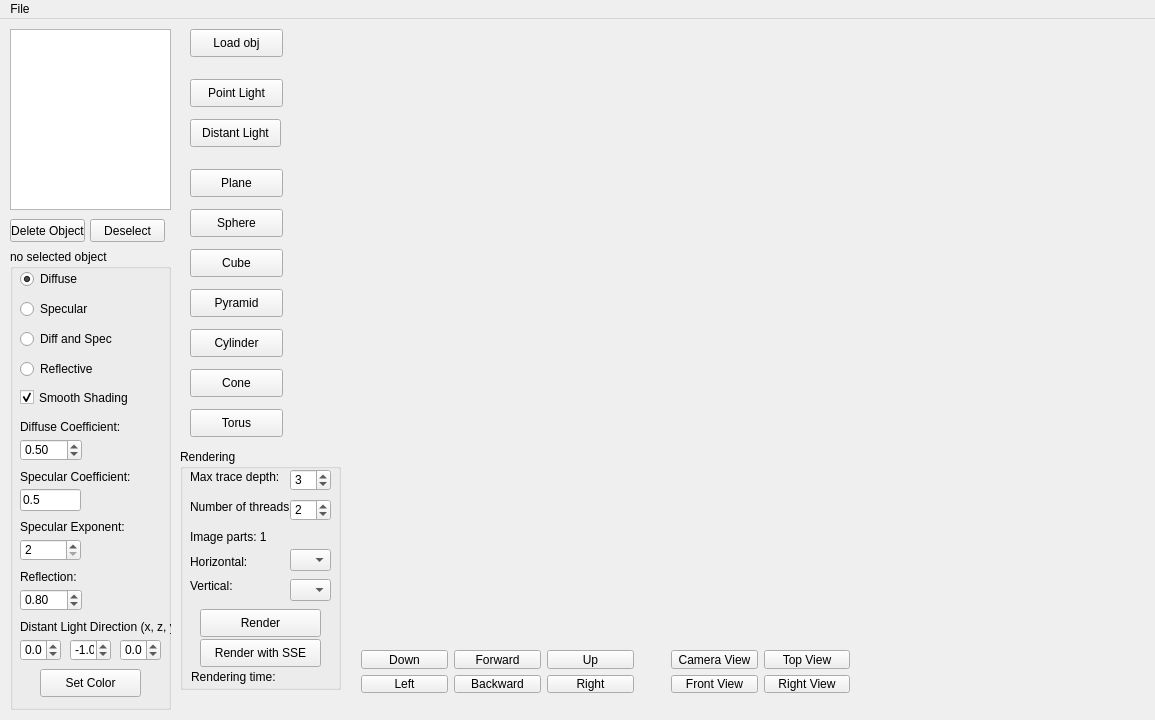
<?xml version="1.0" encoding="UTF-8"?>
<ui version="4.0">
 <class>MainWindow</class>
 <widget class="QMainWindow" name="MainWindow">
  <property name="enabled">
   <bool>true</bool>
  </property>
  <property name="geometry">
   <rect>
    <x>0</x>
    <y>0</y>
    <width>1155</width>
    <height>720</height>
   </rect>
  </property>
  <property name="sizePolicy">
   <sizepolicy hsizetype="Fixed" vsizetype="Fixed">
    <horstretch>0</horstretch>
    <verstretch>0</verstretch>
   </sizepolicy>
  </property>
  <property name="minimumSize">
   <size>
    <width>1155</width>
    <height>720</height>
   </size>
  </property>
  <property name="maximumSize">
   <size>
    <width>1155</width>
    <height>720</height>
   </size>
  </property>
  <property name="windowTitle">
   <string>MainWindow</string>
  </property>
  <widget class="QWidget" name="centralWidget">
   <widget class="GLWidget" name="glWidget" native="true">
    <property name="geometry">
     <rect>
      <x>350</x>
      <y>10</y>
      <width>800</width>
      <height>600</height>
     </rect>
    </property>
    <property name="sizePolicy">
     <sizepolicy hsizetype="Fixed" vsizetype="Fixed">
      <horstretch>0</horstretch>
      <verstretch>0</verstretch>
     </sizepolicy>
    </property>
    <property name="toolTip">
     <string extracomment="Spot light angle"/>
    </property>
   </widget>
   <widget class="QWidget" name="layoutWidget">
    <property name="geometry">
     <rect>
      <x>350</x>
      <y>620</y>
      <width>295</width>
      <height>65</height>
     </rect>
    </property>
    <layout class="QGridLayout" name="MoveCameraGrid">
     <item row="0" column="2">
      <widget class="QPushButton" name="moveUpButton">
       <property name="text">
        <string>Up</string>
       </property>
      </widget>
     </item>
     <item row="0" column="1">
      <widget class="QPushButton" name="moveForwardButton">
       <property name="text">
        <string>Forward</string>
       </property>
      </widget>
     </item>
     <item row="1" column="0">
      <widget class="QPushButton" name="moveLeftButton">
       <property name="text">
        <string>Left</string>
       </property>
      </widget>
     </item>
     <item row="1" column="1">
      <widget class="QPushButton" name="moveBackwardButton">
       <property name="text">
        <string>Backward</string>
       </property>
      </widget>
     </item>
     <item row="1" column="2">
      <widget class="QPushButton" name="moveRightButton">
       <property name="text">
        <string>Right</string>
       </property>
      </widget>
     </item>
     <item row="0" column="0">
      <widget class="QPushButton" name="moveDownButton">
       <property name="text">
        <string>Down</string>
       </property>
      </widget>
     </item>
    </layout>
   </widget>
   <widget class="QListWidget" name="objectListWidget">
    <property name="geometry">
     <rect>
      <x>10</x>
      <y>10</y>
      <width>161</width>
      <height>181</height>
     </rect>
    </property>
   </widget>
   <widget class="QGroupBox" name="propertiesGroupBox">
    <property name="enabled">
     <bool>true</bool>
    </property>
    <property name="geometry">
     <rect>
      <x>10</x>
      <y>230</y>
      <width>161</width>
      <height>461</height>
     </rect>
    </property>
    <property name="title">
     <string>no selected object</string>
    </property>
    <widget class="QPushButton" name="setColorButton">
     <property name="enabled">
      <bool>true</bool>
     </property>
     <property name="geometry">
      <rect>
       <x>30</x>
       <y>420</y>
       <width>101</width>
       <height>28</height>
      </rect>
     </property>
     <property name="text">
      <string>Set Color</string>
     </property>
    </widget>
    <widget class="QRadioButton" name="reflectiveRadioButton">
     <property name="geometry">
      <rect>
       <x>10</x>
       <y>110</y>
       <width>95</width>
       <height>20</height>
      </rect>
     </property>
     <property name="text">
      <string>Reflective</string>
     </property>
    </widget>
    <widget class="QRadioButton" name="specularRadioButton">
     <property name="geometry">
      <rect>
       <x>10</x>
       <y>50</y>
       <width>95</width>
       <height>20</height>
      </rect>
     </property>
     <property name="text">
      <string>Specular</string>
     </property>
    </widget>
    <widget class="QRadioButton" name="diffuseAndSpecularRadioButton">
     <property name="geometry">
      <rect>
       <x>10</x>
       <y>80</y>
       <width>121</width>
       <height>20</height>
      </rect>
     </property>
     <property name="toolTip">
      <string extracomment="Diffuse and Specular"/>
     </property>
     <property name="text">
      <string>Diff and Spec</string>
     </property>
    </widget>
    <widget class="QRadioButton" name="diffuseRadioButton">
     <property name="geometry">
      <rect>
       <x>10</x>
       <y>20</y>
       <width>95</width>
       <height>20</height>
      </rect>
     </property>
     <property name="text">
      <string>Diffuse</string>
     </property>
     <property name="checked">
      <bool>true</bool>
     </property>
    </widget>
    <widget class="QDoubleSpinBox" name="diffuseDoubleSpinBox">
     <property name="geometry">
      <rect>
       <x>10</x>
       <y>190</y>
       <width>62</width>
       <height>22</height>
      </rect>
     </property>
     <property name="minimum">
      <double>0.000000000000000</double>
     </property>
     <property name="maximum">
      <double>1.000000000000000</double>
     </property>
     <property name="singleStep">
      <double>0.010000000000000</double>
     </property>
     <property name="value">
      <double>0.500000000000000</double>
     </property>
    </widget>
    <widget class="QLabel" name="diffuseCoefficientLabel">
     <property name="geometry">
      <rect>
       <x>10</x>
       <y>170</y>
       <width>141</width>
       <height>16</height>
      </rect>
     </property>
     <property name="sizePolicy">
      <sizepolicy hsizetype="Preferred" vsizetype="Preferred">
       <horstretch>0</horstretch>
       <verstretch>0</verstretch>
      </sizepolicy>
     </property>
     <property name="text">
      <string>Diffuse Coefficient:</string>
     </property>
    </widget>
    <widget class="QLabel" name="specularCoefficientLabel">
     <property name="geometry">
      <rect>
       <x>10</x>
       <y>220</y>
       <width>141</width>
       <height>16</height>
      </rect>
     </property>
     <property name="text">
      <string>Specular Coefficient:</string>
     </property>
    </widget>
    <widget class="QLabel" name="specularExponentLabel">
     <property name="geometry">
      <rect>
       <x>10</x>
       <y>270</y>
       <width>141</width>
       <height>16</height>
      </rect>
     </property>
     <property name="text">
      <string>Specular Exponent:</string>
     </property>
    </widget>
    <widget class="QSpinBox" name="specularExponentSpinBox">
     <property name="enabled">
      <bool>true</bool>
     </property>
     <property name="geometry">
      <rect>
       <x>10</x>
       <y>290</y>
       <width>61</width>
       <height>22</height>
      </rect>
     </property>
     <property name="minimum">
      <number>2</number>
     </property>
     <property name="maximum">
      <number>2000</number>
     </property>
     <property name="singleStep">
      <number>1</number>
     </property>
    </widget>
    <widget class="QLineEdit" name="specularLineEdit">
     <property name="enabled">
      <bool>true</bool>
     </property>
     <property name="geometry">
      <rect>
       <x>10</x>
       <y>240</y>
       <width>61</width>
       <height>22</height>
      </rect>
     </property>
     <property name="text">
      <string>0.5</string>
     </property>
     <property name="readOnly">
      <bool>true</bool>
     </property>
    </widget>
    <widget class="QLabel" name="reflectionLabel">
     <property name="geometry">
      <rect>
       <x>10</x>
       <y>320</y>
       <width>141</width>
       <height>16</height>
      </rect>
     </property>
     <property name="text">
      <string>Reflection:</string>
     </property>
    </widget>
    <widget class="QDoubleSpinBox" name="reflectionDoubleSpinBox">
     <property name="geometry">
      <rect>
       <x>10</x>
       <y>340</y>
       <width>62</width>
       <height>22</height>
      </rect>
     </property>
     <property name="maximum">
      <double>1.000000000000000</double>
     </property>
     <property name="singleStep">
      <double>0.100000000000000</double>
     </property>
     <property name="value">
      <double>0.800000000000000</double>
     </property>
    </widget>
    <widget class="QCheckBox" name="SmoothShadingCheckBox">
     <property name="geometry">
      <rect>
       <x>10</x>
       <y>140</y>
       <width>141</width>
       <height>17</height>
      </rect>
     </property>
     <property name="minimumSize">
      <size>
       <width>140</width>
       <height>0</height>
      </size>
     </property>
     <property name="text">
      <string>Smooth Shading</string>
     </property>
     <property name="checked">
      <bool>true</bool>
     </property>
    </widget>
    <widget class="QLabel" name="distantLightDirectionLabel">
     <property name="geometry">
      <rect>
       <x>10</x>
       <y>370</y>
       <width>151</width>
       <height>16</height>
      </rect>
     </property>
     <property name="minimumSize">
      <size>
       <width>151</width>
       <height>0</height>
      </size>
     </property>
     <property name="text">
      <string>Distant Light Direction (x, z, y):</string>
     </property>
    </widget>
    <widget class="QDoubleSpinBox" name="distLightDirXDoubleSpinBox">
     <property name="geometry">
      <rect>
       <x>10</x>
       <y>390</y>
       <width>41</width>
       <height>22</height>
      </rect>
     </property>
     <property name="decimals">
      <number>1</number>
     </property>
     <property name="minimum">
      <double>-10.000000000000000</double>
     </property>
     <property name="maximum">
      <double>10.000000000000000</double>
     </property>
     <property name="singleStep">
      <double>1.000000000000000</double>
     </property>
     <property name="value">
      <double>0.000000000000000</double>
     </property>
    </widget>
    <widget class="QDoubleSpinBox" name="distLightDirYDoubleSpinBox">
     <property name="geometry">
      <rect>
       <x>60</x>
       <y>390</y>
       <width>41</width>
       <height>22</height>
      </rect>
     </property>
     <property name="decimals">
      <number>1</number>
     </property>
     <property name="minimum">
      <double>-10.000000000000000</double>
     </property>
     <property name="maximum">
      <double>10.000000000000000</double>
     </property>
     <property name="singleStep">
      <double>1.000000000000000</double>
     </property>
     <property name="value">
      <double>-1.000000000000000</double>
     </property>
    </widget>
    <widget class="QDoubleSpinBox" name="distLightDirZDoubleSpinBox">
     <property name="geometry">
      <rect>
       <x>110</x>
       <y>390</y>
       <width>41</width>
       <height>22</height>
      </rect>
     </property>
     <property name="decimals">
      <number>1</number>
     </property>
     <property name="minimum">
      <double>-10.000000000000000</double>
     </property>
     <property name="maximum">
      <double>10.000000000000000</double>
     </property>
     <property name="singleStep">
      <double>1.000000000000000</double>
     </property>
     <property name="value">
      <double>0.000000000000000</double>
     </property>
    </widget>
   </widget>
   <widget class="QGroupBox" name="groupBox">
    <property name="geometry">
     <rect>
      <x>180</x>
      <y>430</y>
      <width>161</width>
      <height>241</height>
     </rect>
    </property>
    <property name="title">
     <string>Rendering</string>
    </property>
    <widget class="QPushButton" name="renderButton">
     <property name="geometry">
      <rect>
       <x>20</x>
       <y>160</y>
       <width>121</width>
       <height>28</height>
      </rect>
     </property>
     <property name="text">
      <string>Render</string>
     </property>
    </widget>
    <widget class="QLabel" name="labelTime">
     <property name="geometry">
      <rect>
       <x>10</x>
       <y>220</y>
       <width>141</width>
       <height>16</height>
      </rect>
     </property>
     <property name="text">
      <string>Rendering time:</string>
     </property>
     <property name="alignment">
      <set>Qt::AlignLeading|Qt::AlignLeft|Qt::AlignVCenter</set>
     </property>
     <property name="indent">
      <number>1</number>
     </property>
    </widget>
    <widget class="QLabel" name="label_7">
     <property name="geometry">
      <rect>
       <x>10</x>
       <y>20</y>
       <width>141</width>
       <height>16</height>
      </rect>
     </property>
     <property name="text">
      <string>Max trace depth:</string>
     </property>
    </widget>
    <widget class="QSpinBox" name="maxTraceDepthSpinBox">
     <property name="geometry">
      <rect>
       <x>110</x>
       <y>20</y>
       <width>41</width>
       <height>22</height>
      </rect>
     </property>
     <property name="minimum">
      <number>1</number>
     </property>
     <property name="maximum">
      <number>100</number>
     </property>
     <property name="value">
      <number>3</number>
     </property>
    </widget>
    <widget class="QLabel" name="label_9">
     <property name="geometry">
      <rect>
       <x>10</x>
       <y>50</y>
       <width>101</width>
       <height>16</height>
      </rect>
     </property>
     <property name="text">
      <string>Number of threads:</string>
     </property>
    </widget>
    <widget class="QSpinBox" name="spinBoxNumberOfThreads">
     <property name="geometry">
      <rect>
       <x>110</x>
       <y>50</y>
       <width>41</width>
       <height>22</height>
      </rect>
     </property>
     <property name="minimum">
      <number>1</number>
     </property>
     <property name="maximum">
      <number>4</number>
     </property>
     <property name="value">
      <number>2</number>
     </property>
    </widget>
    <widget class="QPushButton" name="pushSSEButton">
     <property name="geometry">
      <rect>
       <x>20</x>
       <y>190</y>
       <width>121</width>
       <height>28</height>
      </rect>
     </property>
     <property name="text">
      <string>Render with SSE</string>
     </property>
    </widget>
    <widget class="QLabel" name="imagePartsLabel">
     <property name="geometry">
      <rect>
       <x>10</x>
       <y>80</y>
       <width>100</width>
       <height>16</height>
      </rect>
     </property>
     <property name="minimumSize">
      <size>
       <width>100</width>
       <height>16</height>
      </size>
     </property>
     <property name="text">
      <string>Image parts: 1</string>
     </property>
    </widget>
    <widget class="QLabel" name="label_2">
     <property name="geometry">
      <rect>
       <x>10</x>
       <y>105</y>
       <width>81</width>
       <height>16</height>
      </rect>
     </property>
     <property name="minimumSize">
      <size>
       <width>81</width>
       <height>16</height>
      </size>
     </property>
     <property name="maximumSize">
      <size>
       <width>81</width>
       <height>16777215</height>
      </size>
     </property>
     <property name="text">
      <string>Horizontal:</string>
     </property>
    </widget>
    <widget class="QComboBox" name="imagePartsHComboBox">
     <property name="geometry">
      <rect>
       <x>110</x>
       <y>100</y>
       <width>41</width>
       <height>22</height>
      </rect>
     </property>
     <property name="minimumSize">
      <size>
       <width>41</width>
       <height>0</height>
      </size>
     </property>
     <property name="maximumSize">
      <size>
       <width>41</width>
       <height>16777215</height>
      </size>
     </property>
     <property name="currentText">
      <string/>
     </property>
     <property name="currentIndex">
      <number>-1</number>
     </property>
    </widget>
    <widget class="QComboBox" name="imagePartsVComboBox">
     <property name="geometry">
      <rect>
       <x>110</x>
       <y>130</y>
       <width>41</width>
       <height>22</height>
      </rect>
     </property>
     <property name="minimumSize">
      <size>
       <width>41</width>
       <height>0</height>
      </size>
     </property>
     <property name="maximumSize">
      <size>
       <width>41</width>
       <height>16777215</height>
      </size>
     </property>
     <property name="currentIndex">
      <number>-1</number>
     </property>
    </widget>
    <widget class="QLabel" name="label_3">
     <property name="geometry">
      <rect>
       <x>10</x>
       <y>130</y>
       <width>81</width>
       <height>13</height>
      </rect>
     </property>
     <property name="minimumSize">
      <size>
       <width>81</width>
       <height>0</height>
      </size>
     </property>
     <property name="maximumSize">
      <size>
       <width>81</width>
       <height>16777215</height>
      </size>
     </property>
     <property name="text">
      <string>Vertical:</string>
     </property>
    </widget>
   </widget>
   <widget class="QPushButton" name="deselectButton">
    <property name="geometry">
     <rect>
      <x>90</x>
      <y>200</y>
      <width>75</width>
      <height>23</height>
     </rect>
    </property>
    <property name="text">
     <string>Deselect</string>
    </property>
   </widget>
   <widget class="QPushButton" name="deleteObjectButton">
    <property name="geometry">
     <rect>
      <x>10</x>
      <y>200</y>
      <width>75</width>
      <height>23</height>
     </rect>
    </property>
    <property name="toolTip">
     <string extracomment="Delete selected object"/>
    </property>
    <property name="text">
     <string>Delete Object</string>
    </property>
   </widget>
   <widget class="QWidget" name="gridLayoutWidget">
    <property name="geometry">
     <rect>
      <x>660</x>
      <y>620</y>
      <width>201</width>
      <height>65</height>
     </rect>
    </property>
    <layout class="QGridLayout" name="gridLayout">
     <item row="1" column="1">
      <widget class="QPushButton" name="RightViewButton">
       <property name="text">
        <string>Right View</string>
       </property>
      </widget>
     </item>
     <item row="0" column="1">
      <widget class="QPushButton" name="TopViewButton">
       <property name="text">
        <string>Top View</string>
       </property>
      </widget>
     </item>
     <item row="0" column="0">
      <widget class="QPushButton" name="CameraViewButton">
       <property name="text">
        <string>Camera View</string>
       </property>
      </widget>
     </item>
     <item row="1" column="0">
      <widget class="QPushButton" name="FrontViewButton">
       <property name="text">
        <string>Front View</string>
       </property>
      </widget>
     </item>
    </layout>
   </widget>
   <widget class="QPushButton" name="addPlaneButton">
    <property name="geometry">
     <rect>
      <x>190</x>
      <y>150</y>
      <width>93</width>
      <height>28</height>
     </rect>
    </property>
    <property name="text">
     <string>Plane</string>
    </property>
   </widget>
   <widget class="QPushButton" name="addSphereButton">
    <property name="geometry">
     <rect>
      <x>190</x>
      <y>190</y>
      <width>93</width>
      <height>28</height>
     </rect>
    </property>
    <property name="text">
     <string>Sphere</string>
    </property>
   </widget>
   <widget class="QPushButton" name="addCubeButton">
    <property name="geometry">
     <rect>
      <x>190</x>
      <y>230</y>
      <width>93</width>
      <height>28</height>
     </rect>
    </property>
    <property name="text">
     <string>Cube</string>
    </property>
   </widget>
   <widget class="QPushButton" name="addPyramidButton">
    <property name="geometry">
     <rect>
      <x>190</x>
      <y>270</y>
      <width>93</width>
      <height>28</height>
     </rect>
    </property>
    <property name="text">
     <string>Pyramid</string>
    </property>
   </widget>
   <widget class="QPushButton" name="addPointLightButton">
    <property name="geometry">
     <rect>
      <x>190</x>
      <y>60</y>
      <width>93</width>
      <height>28</height>
     </rect>
    </property>
    <property name="text">
     <string>Point Light</string>
    </property>
   </widget>
   <widget class="QPushButton" name="addDistantLightButton">
    <property name="geometry">
     <rect>
      <x>190</x>
      <y>100</y>
      <width>91</width>
      <height>28</height>
     </rect>
    </property>
    <property name="text">
     <string>Distant Light</string>
    </property>
   </widget>
   <widget class="QPushButton" name="addObjButton">
    <property name="geometry">
     <rect>
      <x>190</x>
      <y>10</y>
      <width>93</width>
      <height>28</height>
     </rect>
    </property>
    <property name="text">
     <string>Load obj</string>
    </property>
   </widget>
   <widget class="QPushButton" name="addCylinderButton">
    <property name="geometry">
     <rect>
      <x>190</x>
      <y>310</y>
      <width>93</width>
      <height>28</height>
     </rect>
    </property>
    <property name="text">
     <string>Cylinder</string>
    </property>
   </widget>
   <widget class="QPushButton" name="addConeButton">
    <property name="geometry">
     <rect>
      <x>190</x>
      <y>350</y>
      <width>93</width>
      <height>28</height>
     </rect>
    </property>
    <property name="text">
     <string>Cone</string>
    </property>
   </widget>
   <widget class="QPushButton" name="addTorusButton">
    <property name="geometry">
     <rect>
      <x>190</x>
      <y>390</y>
      <width>93</width>
      <height>28</height>
     </rect>
    </property>
    <property name="text">
     <string>Torus</string>
    </property>
   </widget>
  </widget>
  <widget class="QMenuBar" name="menuBar">
   <property name="geometry">
    <rect>
     <x>0</x>
     <y>0</y>
     <width>1155</width>
     <height>21</height>
    </rect>
   </property>
   <widget class="QMenu" name="menuObjects">
    <property name="title">
     <string>File</string>
    </property>
    <addaction name="actionOpen_Scene"/>
    <addaction name="actionSave_Scene"/>
    <addaction name="separator"/>
    <addaction name="actionClear_Scene"/>
   </widget>
   <addaction name="menuObjects"/>
  </widget>
  <action name="actionOpen_Scene">
   <property name="enabled">
    <bool>true</bool>
   </property>
   <property name="text">
    <string>Open Scene</string>
   </property>
  </action>
  <action name="actionSave_Scene">
   <property name="enabled">
    <bool>true</bool>
   </property>
   <property name="text">
    <string>Save Scene</string>
   </property>
  </action>
  <action name="actionClear_Scene">
   <property name="text">
    <string>Clear Scene</string>
   </property>
  </action>
 </widget>
 <layoutdefault spacing="6" margin="11"/>
 <customwidgets>
  <customwidget>
   <class>GLWidget</class>
   <extends>QWidget</extends>
   <header>opengl/gl_widget.h</header>
   <container>1</container>
   <slots>
    <signal>objectSelected()</signal>
    <slot>moveCameraForward()</slot>
    <slot>moveCameraBackward()</slot>
    <slot>moveCameraLeft()</slot>
    <slot>moveCameraRight()</slot>
    <slot>moveCameraUp()</slot>
    <slot>moveCameraDown()</slot>
    <slot>setMoveStep(double)</slot>
   </slots>
  </customwidget>
 </customwidgets>
 <resources/>
 <connections>
  <connection>
   <sender>moveForwardButton</sender>
   <signal>clicked()</signal>
   <receiver>glWidget</receiver>
   <slot>moveCameraForward()</slot>
   <hints>
    <hint type="sourcelabel">
     <x>437</x>
     <y>817</y>
    </hint>
    <hint type="destinationlabel">
     <x>300</x>
     <y>187</y>
    </hint>
   </hints>
  </connection>
  <connection>
   <sender>moveBackwardButton</sender>
   <signal>clicked()</signal>
   <receiver>glWidget</receiver>
   <slot>moveCameraBackward()</slot>
   <hints>
    <hint type="sourcelabel">
     <x>437</x>
     <y>852</y>
    </hint>
    <hint type="destinationlabel">
     <x>300</x>
     <y>246</y>
    </hint>
   </hints>
  </connection>
  <connection>
   <sender>moveDownButton</sender>
   <signal>clicked()</signal>
   <receiver>glWidget</receiver>
   <slot>moveCameraDown()</slot>
   <hints>
    <hint type="sourcelabel">
     <x>301</x>
     <y>817</y>
    </hint>
    <hint type="destinationlabel">
     <x>300</x>
     <y>280</y>
    </hint>
   </hints>
  </connection>
  <connection>
   <sender>moveUpButton</sender>
   <signal>clicked()</signal>
   <receiver>glWidget</receiver>
   <slot>moveCameraUp()</slot>
   <hints>
    <hint type="sourcelabel">
     <x>593</x>
     <y>817</y>
    </hint>
    <hint type="destinationlabel">
     <x>300</x>
     <y>194</y>
    </hint>
   </hints>
  </connection>
  <connection>
   <sender>moveLeftButton</sender>
   <signal>clicked()</signal>
   <receiver>glWidget</receiver>
   <slot>moveCameraLeft()</slot>
   <hints>
    <hint type="sourcelabel">
     <x>301</x>
     <y>852</y>
    </hint>
    <hint type="destinationlabel">
     <x>300</x>
     <y>275</y>
    </hint>
   </hints>
  </connection>
  <connection>
   <sender>moveRightButton</sender>
   <signal>clicked()</signal>
   <receiver>glWidget</receiver>
   <slot>moveCameraRight()</slot>
   <hints>
    <hint type="sourcelabel">
     <x>593</x>
     <y>852</y>
    </hint>
    <hint type="destinationlabel">
     <x>300</x>
     <y>247</y>
    </hint>
   </hints>
  </connection>
  <connection>
   <sender>glWidget</sender>
   <signal>objectSelected()</signal>
   <receiver>MainWindow</receiver>
   <slot>updateProperties()</slot>
   <hints>
    <hint type="sourcelabel">
     <x>482</x>
     <y>283</y>
    </hint>
    <hint type="destinationlabel">
     <x>389</x>
     <y>434</y>
    </hint>
   </hints>
  </connection>
  <connection>
   <sender>glWidget</sender>
   <signal>objectSelected()</signal>
   <receiver>MainWindow</receiver>
   <slot>selectObjectInList()</slot>
   <hints>
    <hint type="sourcelabel">
     <x>426</x>
     <y>178</y>
    </hint>
    <hint type="destinationlabel">
     <x>346</x>
     <y>24</y>
    </hint>
   </hints>
  </connection>
 </connections>
 <slots>
  <slot>updateProperties()</slot>
  <slot>selectObjectInList()</slot>
 </slots>
</ui>
